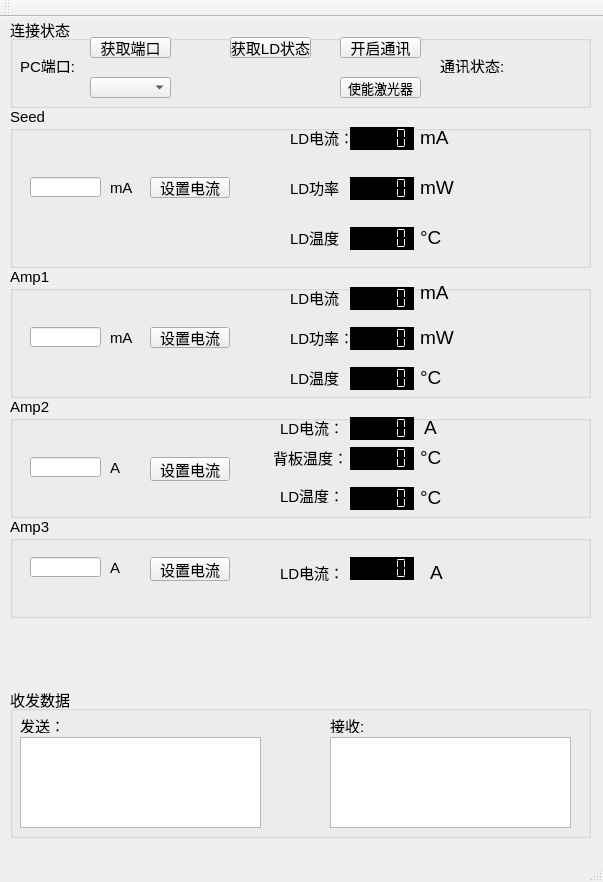
<?xml version="1.0" encoding="UTF-8"?>
<ui version="4.0">
 <class>QtWidgetsApplication1Class</class>
 <widget class="QMainWindow" name="QtWidgetsApplication1Class">
  <property name="geometry">
   <rect>
    <x>0</x>
    <y>0</y>
    <width>603</width>
    <height>882</height>
   </rect>
  </property>
  <property name="sizePolicy">
   <sizepolicy hsizetype="Fixed" vsizetype="Fixed">
    <horstretch>0</horstretch>
    <verstretch>0</verstretch>
   </sizepolicy>
  </property>
  <property name="minimumSize">
   <size>
    <width>603</width>
    <height>882</height>
   </size>
  </property>
  <property name="maximumSize">
   <size>
    <width>603</width>
    <height>882</height>
   </size>
  </property>
  <property name="contextMenuPolicy">
   <enum>Qt::DefaultContextMenu</enum>
  </property>
  <property name="windowTitle">
   <string>UFO_Laser Control</string>
  </property>
  <property name="windowIcon">
   <iconset resource="Resources/Resource.qrc">
    <normaloff>:/images/ufologo.ico</normaloff>:/images/ufologo.ico</iconset>
  </property>
  <widget class="QWidget" name="centralWidget">
   <property name="font">
    <font>
     <pointsize>11</pointsize>
    </font>
   </property>
   <widget class="QGroupBox" name="groupBox2">
    <property name="geometry">
     <rect>
      <x>10</x>
      <y>250</y>
      <width>581</width>
      <height>131</height>
     </rect>
    </property>
    <property name="minimumSize">
     <size>
      <width>581</width>
      <height>131</height>
     </size>
    </property>
    <property name="maximumSize">
     <size>
      <width>581</width>
      <height>131</height>
     </size>
    </property>
    <property name="title">
     <string>Amp1</string>
    </property>
    <widget class="QLabel" name="COM1Status">
     <property name="geometry">
      <rect>
       <x>220</x>
       <y>60</y>
       <width>31</width>
       <height>31</height>
      </rect>
     </property>
     <property name="text">
      <string/>
     </property>
     <property name="pixmap">
      <pixmap resource="Resources/Resource.qrc">:/images/offline.png</pixmap>
     </property>
     <property name="scaledContents">
      <bool>true</bool>
     </property>
    </widget>
    <widget class="QLineEdit" name="COM1PowerEdit">
     <property name="geometry">
      <rect>
       <x>20</x>
       <y>60</y>
       <width>71</width>
       <height>20</height>
      </rect>
     </property>
     <property name="maxLength">
      <number>4</number>
     </property>
    </widget>
    <widget class="QPushButton" name="SetCOM1Button">
     <property name="geometry">
      <rect>
       <x>140</x>
       <y>60</y>
       <width>80</width>
       <height>21</height>
      </rect>
     </property>
     <property name="text">
      <string>设置电流</string>
     </property>
    </widget>
    <widget class="QLCDNumber" name="COM1CurLcd">
     <property name="geometry">
      <rect>
       <x>340</x>
       <y>20</y>
       <width>64</width>
       <height>23</height>
      </rect>
     </property>
     <property name="font">
      <font>
       <pointsize>11</pointsize>
       <bold>false</bold>
      </font>
     </property>
     <property name="styleSheet">
      <string notr="true">QLCDNumber
{
background:black;

color: rgb(255, 255, 255);
}</string>
     </property>
     <property name="smallDecimalPoint">
      <bool>false</bool>
     </property>
     <property name="digitCount">
      <number>5</number>
     </property>
     <property name="segmentStyle">
      <enum>QLCDNumber::Flat</enum>
     </property>
     <property name="value" stdset="0">
      <double>0.000000000000000</double>
     </property>
    </widget>
    <widget class="QLCDNumber" name="COM1TempLcd">
     <property name="geometry">
      <rect>
       <x>340</x>
       <y>100</y>
       <width>64</width>
       <height>23</height>
      </rect>
     </property>
     <property name="styleSheet">
      <string notr="true">QLCDNumber
{
background:black;
color: rgb(255, 255, 255);
}</string>
     </property>
     <property name="segmentStyle">
      <enum>QLCDNumber::Flat</enum>
     </property>
    </widget>
    <widget class="QLCDNumber" name="COM1PowerLcd">
     <property name="geometry">
      <rect>
       <x>340</x>
       <y>60</y>
       <width>64</width>
       <height>23</height>
      </rect>
     </property>
     <property name="styleSheet">
      <string notr="true">QLCDNumber
{
background:black;

color: rgb(255, 255, 255);
}</string>
     </property>
     <property name="digitCount">
      <number>5</number>
     </property>
     <property name="segmentStyle">
      <enum>QLCDNumber::Flat</enum>
     </property>
    </widget>
    <widget class="QLabel" name="label_11">
     <property name="geometry">
      <rect>
       <x>280</x>
       <y>20</y>
       <width>54</width>
       <height>21</height>
      </rect>
     </property>
     <property name="text">
      <string>LD电流：</string>
     </property>
    </widget>
    <widget class="QLabel" name="label_12">
     <property name="geometry">
      <rect>
       <x>280</x>
       <y>100</y>
       <width>54</width>
       <height>21</height>
      </rect>
     </property>
     <property name="text">
      <string>LD温度：</string>
     </property>
    </widget>
    <widget class="QLabel" name="label_13">
     <property name="geometry">
      <rect>
       <x>280</x>
       <y>60</y>
       <width>81</width>
       <height>21</height>
      </rect>
     </property>
     <property name="text">
      <string>LD功率：</string>
     </property>
    </widget>
    <widget class="QLabel" name="label_25">
     <property name="geometry">
      <rect>
       <x>100</x>
       <y>60</y>
       <width>41</width>
       <height>21</height>
      </rect>
     </property>
     <property name="text">
      <string>mA</string>
     </property>
    </widget>
    <widget class="QLabel" name="label_32">
     <property name="geometry">
      <rect>
       <x>410</x>
       <y>10</y>
       <width>51</width>
       <height>31</height>
      </rect>
     </property>
     <property name="font">
      <font>
       <pointsize>14</pointsize>
      </font>
     </property>
     <property name="text">
      <string>mA</string>
     </property>
     <property name="scaledContents">
      <bool>false</bool>
     </property>
    </widget>
    <widget class="QLabel" name="label_36">
     <property name="geometry">
      <rect>
       <x>410</x>
       <y>90</y>
       <width>51</width>
       <height>41</height>
      </rect>
     </property>
     <property name="font">
      <font>
       <pointsize>14</pointsize>
      </font>
     </property>
     <property name="text">
      <string>°C</string>
     </property>
     <property name="scaledContents">
      <bool>false</bool>
     </property>
    </widget>
    <widget class="QLabel" name="label_37">
     <property name="geometry">
      <rect>
       <x>410</x>
       <y>60</y>
       <width>51</width>
       <height>21</height>
      </rect>
     </property>
     <property name="font">
      <font>
       <pointsize>14</pointsize>
      </font>
     </property>
     <property name="text">
      <string>mW</string>
     </property>
     <property name="scaledContents">
      <bool>false</bool>
     </property>
    </widget>
    <zorder>COM1PowerEdit</zorder>
    <zorder>SetCOM1Button</zorder>
    <zorder>COM1CurLcd</zorder>
    <zorder>COM1TempLcd</zorder>
    <zorder>COM1PowerLcd</zorder>
    <zorder>COM1Status</zorder>
    <zorder>label_11</zorder>
    <zorder>label_12</zorder>
    <zorder>label_13</zorder>
    <zorder>label_25</zorder>
    <zorder>label_32</zorder>
    <zorder>label_36</zorder>
    <zorder>label_37</zorder>
   </widget>
   <widget class="QGroupBox" name="groupBox3">
    <property name="geometry">
     <rect>
      <x>10</x>
      <y>380</y>
      <width>581</width>
      <height>121</height>
     </rect>
    </property>
    <property name="minimumSize">
     <size>
      <width>581</width>
      <height>81</height>
     </size>
    </property>
    <property name="maximumSize">
     <size>
      <width>581</width>
      <height>121</height>
     </size>
    </property>
    <property name="title">
     <string>Amp2</string>
    </property>
    <widget class="QLabel" name="COM2Status">
     <property name="geometry">
      <rect>
       <x>220</x>
       <y>50</y>
       <width>31</width>
       <height>31</height>
      </rect>
     </property>
     <property name="text">
      <string/>
     </property>
     <property name="pixmap">
      <pixmap resource="Resources/Resource.qrc">:/images/offline.png</pixmap>
     </property>
     <property name="scaledContents">
      <bool>true</bool>
     </property>
    </widget>
    <widget class="QLineEdit" name="COM2PowerEdit">
     <property name="geometry">
      <rect>
       <x>20</x>
       <y>60</y>
       <width>71</width>
       <height>20</height>
      </rect>
     </property>
     <property name="maxLength">
      <number>4</number>
     </property>
    </widget>
    <widget class="QPushButton" name="SetCOM2Button">
     <property name="geometry">
      <rect>
       <x>140</x>
       <y>60</y>
       <width>80</width>
       <height>24</height>
      </rect>
     </property>
     <property name="text">
      <string>设置电流</string>
     </property>
    </widget>
    <widget class="QLCDNumber" name="COM29WCurLcd">
     <property name="geometry">
      <rect>
       <x>340</x>
       <y>20</y>
       <width>64</width>
       <height>23</height>
      </rect>
     </property>
     <property name="font">
      <font>
       <pointsize>11</pointsize>
       <italic>false</italic>
       <bold>true</bold>
       <underline>false</underline>
      </font>
     </property>
     <property name="contextMenuPolicy">
      <enum>Qt::DefaultContextMenu</enum>
     </property>
     <property name="styleSheet">
      <string notr="true">QLCDNumber
{
background:black;

color: rgb(255, 255, 255);
}</string>
     </property>
     <property name="segmentStyle">
      <enum>QLCDNumber::Flat</enum>
     </property>
    </widget>
    <widget class="QLCDNumber" name="COM2TempLcd">
     <property name="geometry">
      <rect>
       <x>340</x>
       <y>50</y>
       <width>64</width>
       <height>23</height>
      </rect>
     </property>
     <property name="styleSheet">
      <string notr="true">QLCDNumber
{
background:black;

color: rgb(255, 255, 255);
}</string>
     </property>
     <property name="segmentStyle">
      <enum>QLCDNumber::Flat</enum>
     </property>
    </widget>
    <widget class="QLCDNumber" name="COM227WLDTempLcd">
     <property name="geometry">
      <rect>
       <x>340</x>
       <y>90</y>
       <width>64</width>
       <height>23</height>
      </rect>
     </property>
     <property name="styleSheet">
      <string notr="true">QLCDNumber
{
background:black;

color: rgb(255, 255, 255);
}</string>
     </property>
     <property name="segmentStyle">
      <enum>QLCDNumber::Flat</enum>
     </property>
    </widget>
    <widget class="QLabel" name="label_16">
     <property name="geometry">
      <rect>
       <x>263</x>
       <y>50</y>
       <width>71</width>
       <height>21</height>
      </rect>
     </property>
     <property name="font">
      <font>
       <pointsize>11</pointsize>
      </font>
     </property>
     <property name="text">
      <string>背板温度：</string>
     </property>
    </widget>
    <widget class="QLabel" name="label_15">
     <property name="geometry">
      <rect>
       <x>270</x>
       <y>20</y>
       <width>81</width>
       <height>20</height>
      </rect>
     </property>
     <property name="text">
      <string>LD电流：</string>
     </property>
    </widget>
    <widget class="QLabel" name="label_14">
     <property name="geometry">
      <rect>
       <x>270</x>
       <y>90</y>
       <width>91</width>
       <height>16</height>
      </rect>
     </property>
     <property name="text">
      <string>LD温度：</string>
     </property>
    </widget>
    <widget class="QLabel" name="label_26">
     <property name="geometry">
      <rect>
       <x>100</x>
       <y>60</y>
       <width>41</width>
       <height>21</height>
      </rect>
     </property>
     <property name="text">
      <string>A</string>
     </property>
    </widget>
    <widget class="QLabel" name="label_33">
     <property name="geometry">
      <rect>
       <x>410</x>
       <y>10</y>
       <width>51</width>
       <height>41</height>
      </rect>
     </property>
     <property name="font">
      <font>
       <pointsize>14</pointsize>
      </font>
     </property>
     <property name="text">
      <string> A</string>
     </property>
     <property name="scaledContents">
      <bool>false</bool>
     </property>
    </widget>
    <widget class="QLabel" name="label_38">
     <property name="geometry">
      <rect>
       <x>410</x>
       <y>40</y>
       <width>51</width>
       <height>41</height>
      </rect>
     </property>
     <property name="font">
      <font>
       <pointsize>14</pointsize>
      </font>
     </property>
     <property name="text">
      <string>°C</string>
     </property>
     <property name="scaledContents">
      <bool>false</bool>
     </property>
    </widget>
    <widget class="QLabel" name="label_39">
     <property name="geometry">
      <rect>
       <x>410</x>
       <y>80</y>
       <width>51</width>
       <height>41</height>
      </rect>
     </property>
     <property name="font">
      <font>
       <pointsize>14</pointsize>
      </font>
     </property>
     <property name="text">
      <string>°C</string>
     </property>
     <property name="scaledContents">
      <bool>false</bool>
     </property>
    </widget>
    <zorder>COM2PowerEdit</zorder>
    <zorder>SetCOM2Button</zorder>
    <zorder>COM29WCurLcd</zorder>
    <zorder>COM2TempLcd</zorder>
    <zorder>COM227WLDTempLcd</zorder>
    <zorder>COM2Status</zorder>
    <zorder>label_16</zorder>
    <zorder>label_15</zorder>
    <zorder>label_14</zorder>
    <zorder>label_26</zorder>
    <zorder>label_33</zorder>
    <zorder>label_38</zorder>
    <zorder>label_39</zorder>
   </widget>
   <widget class="QGroupBox" name="groupBox4">
    <property name="geometry">
     <rect>
      <x>10</x>
      <y>500</y>
      <width>581</width>
      <height>101</height>
     </rect>
    </property>
    <property name="minimumSize">
     <size>
      <width>581</width>
      <height>81</height>
     </size>
    </property>
    <property name="maximumSize">
     <size>
      <width>581</width>
      <height>141</height>
     </size>
    </property>
    <property name="title">
     <string>Amp3</string>
    </property>
    <widget class="QLabel" name="COM3Status">
     <property name="geometry">
      <rect>
       <x>220</x>
       <y>40</y>
       <width>31</width>
       <height>31</height>
      </rect>
     </property>
     <property name="text">
      <string/>
     </property>
     <property name="pixmap">
      <pixmap resource="Resources/Resource.qrc">:/images/offline.png</pixmap>
     </property>
     <property name="scaledContents">
      <bool>true</bool>
     </property>
    </widget>
    <widget class="QLineEdit" name="COM3PowerEdit">
     <property name="geometry">
      <rect>
       <x>20</x>
       <y>40</y>
       <width>71</width>
       <height>20</height>
      </rect>
     </property>
     <property name="maxLength">
      <number>4</number>
     </property>
    </widget>
    <widget class="QPushButton" name="SetCOM3Button">
     <property name="geometry">
      <rect>
       <x>140</x>
       <y>40</y>
       <width>80</width>
       <height>24</height>
      </rect>
     </property>
     <property name="text">
      <string>设置电流</string>
     </property>
    </widget>
    <widget class="QLCDNumber" name="COM327WCurLcd">
     <property name="geometry">
      <rect>
       <x>340</x>
       <y>40</y>
       <width>64</width>
       <height>23</height>
      </rect>
     </property>
     <property name="font">
      <font>
       <pointsize>11</pointsize>
      </font>
     </property>
     <property name="styleSheet">
      <string notr="true">QLCDNumber
{
background:black;

color: rgb(255, 255, 255);
}</string>
     </property>
     <property name="smallDecimalPoint">
      <bool>false</bool>
     </property>
     <property name="segmentStyle">
      <enum>QLCDNumber::Flat</enum>
     </property>
     <property name="value" stdset="0">
      <double>0.000000000000000</double>
     </property>
    </widget>
    <widget class="QLabel" name="label_18">
     <property name="geometry">
      <rect>
       <x>270</x>
       <y>40</y>
       <width>61</width>
       <height>31</height>
      </rect>
     </property>
     <property name="text">
      <string>LD电流：</string>
     </property>
    </widget>
    <widget class="QLabel" name="label_34">
     <property name="geometry">
      <rect>
       <x>420</x>
       <y>40</y>
       <width>41</width>
       <height>31</height>
      </rect>
     </property>
     <property name="font">
      <font>
       <pointsize>14</pointsize>
      </font>
     </property>
     <property name="text">
      <string>A</string>
     </property>
     <property name="scaledContents">
      <bool>false</bool>
     </property>
    </widget>
    <widget class="QLabel" name="label_27">
     <property name="geometry">
      <rect>
       <x>100</x>
       <y>40</y>
       <width>41</width>
       <height>21</height>
      </rect>
     </property>
     <property name="text">
      <string>A</string>
     </property>
    </widget>
    <zorder>COM3PowerEdit</zorder>
    <zorder>SetCOM3Button</zorder>
    <zorder>COM3Status</zorder>
    <zorder>COM327WCurLcd</zorder>
    <zorder>label_18</zorder>
    <zorder>label_34</zorder>
    <zorder>label_27</zorder>
   </widget>
   <widget class="QGroupBox" name="groupBox0">
    <property name="geometry">
     <rect>
      <x>10</x>
      <y>0</y>
      <width>581</width>
      <height>91</height>
     </rect>
    </property>
    <property name="minimumSize">
     <size>
      <width>581</width>
      <height>91</height>
     </size>
    </property>
    <property name="maximumSize">
     <size>
      <width>581</width>
      <height>91</height>
     </size>
    </property>
    <property name="toolTip">
     <string/>
    </property>
    <property name="title">
     <string>连接状态</string>
    </property>
    <property name="flat">
     <bool>false</bool>
    </property>
    <property name="checkable">
     <bool>false</bool>
    </property>
    <widget class="QPushButton" name="pushButton">
     <property name="geometry">
      <rect>
       <x>330</x>
       <y>20</y>
       <width>81</width>
       <height>21</height>
      </rect>
     </property>
     <property name="text">
      <string>开启通讯</string>
     </property>
     <property name="checkable">
      <bool>true</bool>
     </property>
    </widget>
    <widget class="QComboBox" name="ComComboBox">
     <property name="geometry">
      <rect>
       <x>80</x>
       <y>60</y>
       <width>81</width>
       <height>21</height>
      </rect>
     </property>
     <property name="maxVisibleItems">
      <number>256</number>
     </property>
    </widget>
    <widget class="QLabel" name="label">
     <property name="geometry">
      <rect>
       <x>10</x>
       <y>40</y>
       <width>54</width>
       <height>16</height>
      </rect>
     </property>
     <property name="text">
      <string>PC端口:</string>
     </property>
    </widget>
    <widget class="QLabel" name="label_2">
     <property name="geometry">
      <rect>
       <x>430</x>
       <y>40</y>
       <width>71</width>
       <height>16</height>
      </rect>
     </property>
     <property name="text">
      <string>通讯状态:</string>
     </property>
    </widget>
    <widget class="QLabel" name="statuslabel">
     <property name="geometry">
      <rect>
       <x>500</x>
       <y>30</y>
       <width>41</width>
       <height>41</height>
      </rect>
     </property>
     <property name="pixmap">
      <pixmap resource="Resources/Resource.qrc">:/images/off.png</pixmap>
     </property>
     <property name="scaledContents">
      <bool>true</bool>
     </property>
    </widget>
    <widget class="QPushButton" name="GetcomButton">
     <property name="geometry">
      <rect>
       <x>80</x>
       <y>20</y>
       <width>81</width>
       <height>21</height>
      </rect>
     </property>
     <property name="text">
      <string>获取端口</string>
     </property>
    </widget>
    <widget class="QPushButton" name="EnlaserButton">
     <property name="geometry">
      <rect>
       <x>330</x>
       <y>60</y>
       <width>81</width>
       <height>21</height>
      </rect>
     </property>
     <property name="font">
      <font>
       <pointsize>10</pointsize>
      </font>
     </property>
     <property name="text">
      <string>使能激光器</string>
     </property>
     <property name="checkable">
      <bool>true</bool>
     </property>
     <property name="checked">
      <bool>false</bool>
     </property>
    </widget>
    <widget class="QPushButton" name="GetLDStatusBtn">
     <property name="geometry">
      <rect>
       <x>220</x>
       <y>20</y>
       <width>81</width>
       <height>21</height>
      </rect>
     </property>
     <property name="text">
      <string>获取LD状态</string>
     </property>
     <property name="checkable">
      <bool>true</bool>
     </property>
    </widget>
   </widget>
   <widget class="QGroupBox" name="groupBox1">
    <property name="geometry">
     <rect>
      <x>10</x>
      <y>90</y>
      <width>581</width>
      <height>161</height>
     </rect>
    </property>
    <property name="minimumSize">
     <size>
      <width>581</width>
      <height>161</height>
     </size>
    </property>
    <property name="maximumSize">
     <size>
      <width>581</width>
      <height>161</height>
     </size>
    </property>
    <property name="title">
     <string>Seed</string>
    </property>
    <widget class="QLCDNumber" name="COM0CurLcd">
     <property name="geometry">
      <rect>
       <x>340</x>
       <y>20</y>
       <width>64</width>
       <height>23</height>
      </rect>
     </property>
     <property name="styleSheet">
      <string notr="true">QLCDNumber
{
background:black;

color: rgb(255, 255, 255);
}</string>
     </property>
     <property name="smallDecimalPoint">
      <bool>false</bool>
     </property>
     <property name="segmentStyle">
      <enum>QLCDNumber::Flat</enum>
     </property>
    </widget>
    <widget class="QPushButton" name="SetCOM0Button">
     <property name="geometry">
      <rect>
       <x>140</x>
       <y>70</y>
       <width>80</width>
       <height>21</height>
      </rect>
     </property>
     <property name="text">
      <string>设置电流</string>
     </property>
    </widget>
    <widget class="QLineEdit" name="COM0PowerEdit">
     <property name="geometry">
      <rect>
       <x>20</x>
       <y>70</y>
       <width>71</width>
       <height>20</height>
      </rect>
     </property>
     <property name="text">
      <string/>
     </property>
     <property name="maxLength">
      <number>4</number>
     </property>
    </widget>
    <widget class="QLCDNumber" name="COM0PowerLcd">
     <property name="geometry">
      <rect>
       <x>340</x>
       <y>70</y>
       <width>64</width>
       <height>23</height>
      </rect>
     </property>
     <property name="styleSheet">
      <string notr="true">QLCDNumber
{
background:black;
color: rgb(255, 255, 255);
}</string>
     </property>
     <property name="segmentStyle">
      <enum>QLCDNumber::Flat</enum>
     </property>
    </widget>
    <widget class="QLCDNumber" name="COM0TempLcd">
     <property name="geometry">
      <rect>
       <x>340</x>
       <y>120</y>
       <width>64</width>
       <height>23</height>
      </rect>
     </property>
     <property name="styleSheet">
      <string notr="true">QLCDNumber
{
background:black;
color: rgb(255, 255, 255);
}</string>
     </property>
     <property name="segmentStyle">
      <enum>QLCDNumber::Flat</enum>
     </property>
    </widget>
    <widget class="QLabel" name="COM0Status">
     <property name="geometry">
      <rect>
       <x>220</x>
       <y>70</y>
       <width>31</width>
       <height>31</height>
      </rect>
     </property>
     <property name="text">
      <string/>
     </property>
     <property name="pixmap">
      <pixmap resource="Resources/Resource.qrc">:/images/offline.png</pixmap>
     </property>
     <property name="scaledContents">
      <bool>true</bool>
     </property>
    </widget>
    <widget class="QLabel" name="label_6">
     <property name="geometry">
      <rect>
       <x>280</x>
       <y>120</y>
       <width>54</width>
       <height>21</height>
      </rect>
     </property>
     <property name="text">
      <string>LD温度：</string>
     </property>
    </widget>
    <widget class="QLabel" name="label_8">
     <property name="geometry">
      <rect>
       <x>280</x>
       <y>70</y>
       <width>54</width>
       <height>21</height>
      </rect>
     </property>
     <property name="text">
      <string>LD功率：</string>
     </property>
    </widget>
    <widget class="QLabel" name="label_9">
     <property name="geometry">
      <rect>
       <x>280</x>
       <y>20</y>
       <width>71</width>
       <height>21</height>
      </rect>
     </property>
     <property name="text">
      <string>LD电流：</string>
     </property>
    </widget>
    <widget class="QLabel" name="label_24">
     <property name="geometry">
      <rect>
       <x>100</x>
       <y>70</y>
       <width>41</width>
       <height>21</height>
      </rect>
     </property>
     <property name="text">
      <string>mA</string>
     </property>
     <property name="scaledContents">
      <bool>false</bool>
     </property>
    </widget>
    <widget class="QLabel" name="label_30">
     <property name="geometry">
      <rect>
       <x>410</x>
       <y>10</y>
       <width>51</width>
       <height>41</height>
      </rect>
     </property>
     <property name="font">
      <font>
       <pointsize>14</pointsize>
      </font>
     </property>
     <property name="text">
      <string>mA</string>
     </property>
     <property name="scaledContents">
      <bool>false</bool>
     </property>
    </widget>
    <widget class="QLabel" name="label_31">
     <property name="geometry">
      <rect>
       <x>410</x>
       <y>60</y>
       <width>51</width>
       <height>41</height>
      </rect>
     </property>
     <property name="font">
      <font>
       <pointsize>14</pointsize>
      </font>
     </property>
     <property name="text">
      <string>mW</string>
     </property>
     <property name="scaledContents">
      <bool>false</bool>
     </property>
    </widget>
    <widget class="QLabel" name="label_35">
     <property name="geometry">
      <rect>
       <x>410</x>
       <y>110</y>
       <width>51</width>
       <height>41</height>
      </rect>
     </property>
     <property name="font">
      <font>
       <pointsize>14</pointsize>
      </font>
     </property>
     <property name="text">
      <string>°C</string>
     </property>
     <property name="scaledContents">
      <bool>false</bool>
     </property>
    </widget>
   </widget>
   <widget class="QGroupBox" name="groupBox">
    <property name="geometry">
     <rect>
      <x>10</x>
      <y>670</y>
      <width>581</width>
      <height>151</height>
     </rect>
    </property>
    <property name="minimumSize">
     <size>
      <width>581</width>
      <height>151</height>
     </size>
    </property>
    <property name="maximumSize">
     <size>
      <width>581</width>
      <height>151</height>
     </size>
    </property>
    <property name="title">
     <string>收发数据</string>
    </property>
    <widget class="QLabel" name="label_4">
     <property name="geometry">
      <rect>
       <x>10</x>
       <y>30</y>
       <width>54</width>
       <height>16</height>
      </rect>
     </property>
     <property name="text">
      <string>发送：</string>
     </property>
    </widget>
    <widget class="QLabel" name="label_5">
     <property name="geometry">
      <rect>
       <x>320</x>
       <y>30</y>
       <width>54</width>
       <height>16</height>
      </rect>
     </property>
     <property name="text">
      <string>接收:</string>
     </property>
    </widget>
    <widget class="QTextEdit" name="SendtextEdit">
     <property name="geometry">
      <rect>
       <x>10</x>
       <y>50</y>
       <width>241</width>
       <height>91</height>
      </rect>
     </property>
     <property name="minimumSize">
      <size>
       <width>241</width>
       <height>91</height>
      </size>
     </property>
     <property name="maximumSize">
      <size>
       <width>241</width>
       <height>91</height>
      </size>
     </property>
     <property name="documentTitle">
      <string/>
     </property>
     <property name="readOnly">
      <bool>true</bool>
     </property>
    </widget>
    <widget class="QTextEdit" name="ReceivetextEdit">
     <property name="geometry">
      <rect>
       <x>320</x>
       <y>50</y>
       <width>241</width>
       <height>91</height>
      </rect>
     </property>
     <property name="minimumSize">
      <size>
       <width>241</width>
       <height>91</height>
      </size>
     </property>
     <property name="maximumSize">
      <size>
       <width>241</width>
       <height>91</height>
      </size>
     </property>
     <property name="readOnly">
      <bool>true</bool>
     </property>
    </widget>
   </widget>
  </widget>
  <widget class="QMenuBar" name="menuBar">
   <property name="geometry">
    <rect>
     <x>0</x>
     <y>0</y>
     <width>603</width>
     <height>22</height>
    </rect>
   </property>
  </widget>
  <widget class="QToolBar" name="mainToolBar">
   <attribute name="toolBarArea">
    <enum>TopToolBarArea</enum>
   </attribute>
   <attribute name="toolBarBreak">
    <bool>false</bool>
   </attribute>
  </widget>
  <widget class="QStatusBar" name="statusBar"/>
 </widget>
 <layoutdefault spacing="6" margin="11"/>
 <resources>
  <include location="Resources/Resource.qrc"/>
 </resources>
 <connections>
  <connection>
   <sender>pushButton</sender>
   <signal>toggled(bool)</signal>
   <receiver>statuslabel</receiver>
   <slot>update()</slot>
   <hints>
    <hint type="sourcelabel">
     <x>340</x>
     <y>107</y>
    </hint>
    <hint type="destinationlabel">
     <x>525</x>
     <y>114</y>
    </hint>
   </hints>
  </connection>
  <connection>
   <sender>GetcomButton</sender>
   <signal>clicked()</signal>
   <receiver>ComComboBox</receiver>
   <slot>update()</slot>
   <hints>
    <hint type="sourcelabel">
     <x>143</x>
     <y>103</y>
    </hint>
    <hint type="destinationlabel">
     <x>191</x>
     <y>103</y>
    </hint>
   </hints>
  </connection>
  <connection>
   <sender>SetCOM0Button</sender>
   <signal>clicked()</signal>
   <receiver>COM0PowerEdit</receiver>
   <slot>copy()</slot>
   <hints>
    <hint type="sourcelabel">
     <x>169</x>
     <y>191</y>
    </hint>
    <hint type="destinationlabel">
     <x>80</x>
     <y>189</y>
    </hint>
   </hints>
  </connection>
 </connections>
</ui>
